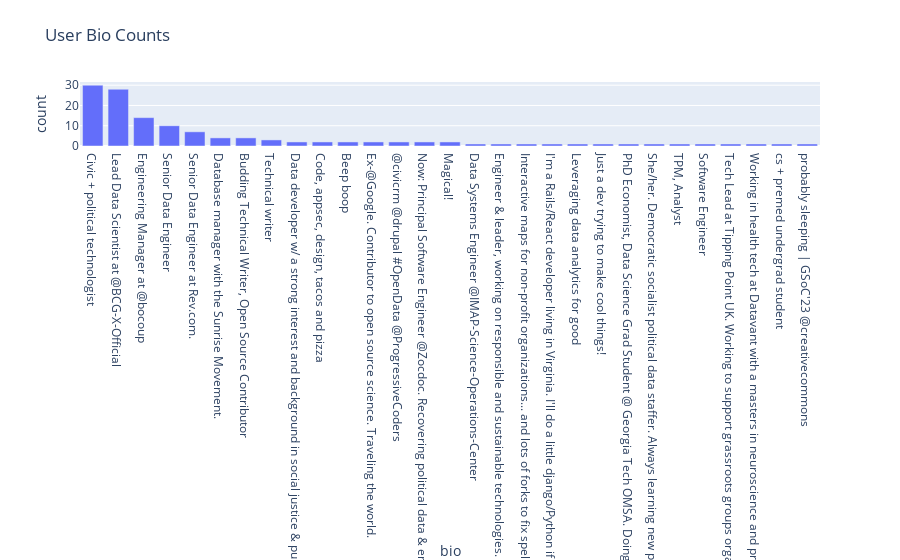

Notebook code for this chart:
### Code cell
# Create a bar chart of the user bio counts
users_counts = users.value_counts(subset=['bio'])

users_counts = users_counts.reset_index()

users_counts.sort_values(by='count', ascending=False, inplace=True)

fig = px.bar(data_frame=users_counts, x='bio', y='count', title='User Bio Counts')

fig.show()

### Figure 1 — Plotly figure (JSON) as saved in the notebook; plotly's stock layout.template omitted (floating-point values rounded to 4 significant figures)
{"data": [{"alignmentgroup": "True", "hovertemplate": "bio=%{x}<br>count=%{y}<extra></extra>", "legendgroup": "", "marker": {"color": "#636efa", "pattern": {"shape": ""}}, "name": "", "offsetgroup": "", "orientation": "v", "showlegend": false, "textposition": "auto", "type": "bar", "x": ["Civic + political technologist", "Lead Data Scientist at @BCG-X-Official\r\n\r\n", "Engineering Manager at @bocoup ", "Senior Data Engineer", "Senior Data Engineer at Rev.com.", "Database manager with the Sunrise Movement.", "Budding Technical Writer, Open Source Contributor", "Technical writer", "Data developer w/ a strong interest and background in social justice & public health. ", "Code, appsec, design, tacos and pizza", "Beep boop", "Ex-@Google. Contributor to open source science. Traveling the world.", "@civicrm @drupal #OpenData @ProgressiveCoders", "Now: Principal Software Engineer @Zocdoc. Recovering political data & engineering professional. Tufts University A17. He/Him", "Magical!", "Data Systems Engineer @IMAP-Science-Operations-Center ", "Engineer & leader, working on responsible and sustainable technologies. ", "Interactive maps for non-profit organizations... and lots of forks to fix spelling", "I'm a Rails/React developer living in Virginia. I'll do a little django/Python if you ask nicely.", "Leveraging data analytics for good", "Just a dev trying to make cool things!", "PhD Economist, Data Science Grad Student @ Georgia Tech OMSA. Doing data work and analytics for progressive causes.", "She/her. Democratic socialist political data staffer. Always learning new programming skills and how to use them to be a better ally :^)", "TPM, Analyst", "Software Engineer", "Tech Lead at Tipping Point UK. Working to support grassroots groups organising for climate justice.", "Working in health tech at Datavant with a masters in neuroscience and professional experience in data science. ", "cs + premed undergrad student", "probably sleeping | GSoC'23 @creativecommons "], "xaxis": "x", "y": [30, 28, 14, 10, 7, 4, 4, 3, 2, 2, 2, 2, 2, 2, 2, 1, 1, 1, 1, 1, 1, 1, 1, 1, 1, 1, 1, 1, 1], "yaxis": "y"}], "layout": {"barmode": "relative", "legend": {"tracegroupgap": 0}, "title": {"text": "User Bio Counts"}, "xaxis": {"anchor": "y", "domain": [0, 1], "title": {"text": "bio"}}, "yaxis": {"anchor": "x", "domain": [0, 1], "title": {"text": "count"}}}}
